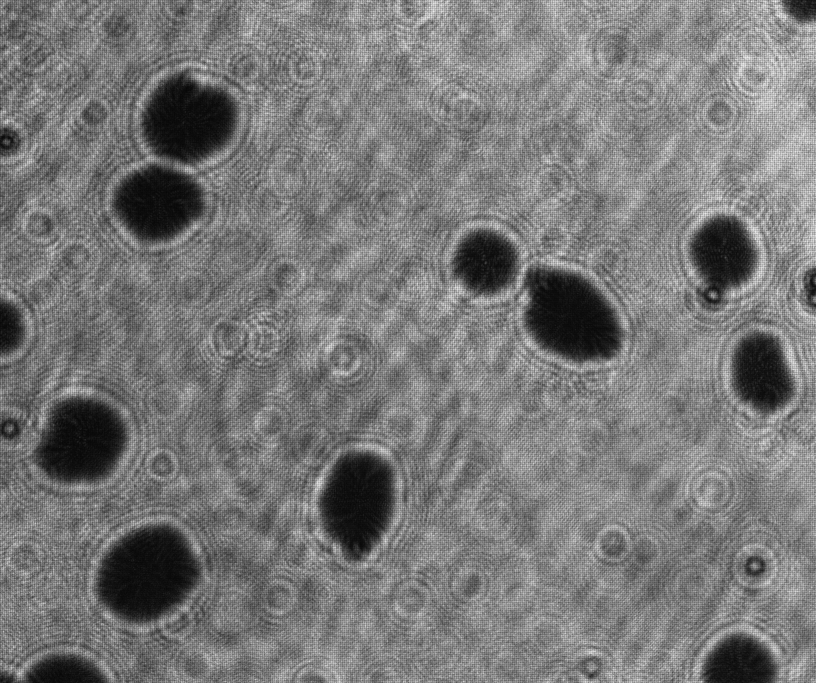
#> input picture datas/ORI/20250611_171249_920.jpg, 2448 x 2048 px, found by its file name (shown at 1/3 size)
$ python segment.py
#> lines starting #> are read from the running program, lines starting #| are printed output that depends on the picture; after the words box and inside, x2 and y2 are one past the last pixel; in counts of white or black regions, pixels touching at a corner belong together
# -*- coding: utf-8 -*-
# @Author  : Miao Guo
# @University  : ZheJiang University
import cv2
import os
from skimage.measure import label, regionprops
from skimage.io import imread, imsave
from skimage.color import rgb2gray
from skimage.util import img_as_uint, img_as_ubyte

imagePath = "wmvit3/datas/ORI/20250611_171249_920.jpg"
outputFolder = "wmvit3/datas/ROI"

if not os.path.exists(outputFolder):
    os.makedirs(outputFolder)
    print(f'The output folder has been created: {outputFolder}')

try:
    originalImage = imread(imagePath)
#> originalImage is the input picture: shape (2048, 2448, 3); min 1, max 255, mean 120.3
except FileNotFoundError:
    raise IOError(f'The image cannot be loaded. Please check the path: {imagePath}')

if originalImage.ndim == 3:
    originalImage = rgb2gray(originalImage)
#> originalImage: shape (2048, 2448) float64

originalImage_uint16 = img_as_uint(originalImage)   # Save another high-precision image for final cropping.
# imsave(os.path.join(outputFolder, 'original.png'), originalImage_uint16)

originalImage_uint8 = img_as_ubyte(originalImage)  # All image operations are performed on uint8 bitmaps.

# --- step1: Median filter ---
blurredImage = cv2.medianBlur(originalImage_uint8, 15)
# imsave(os.path.join(outputFolder, 'med_blurred.png'), blurredImage)

# --- step2: Adaptive threshold processing ---
binaryImage = cv2.adaptiveThreshold(blurredImage, 255, cv2.ADAPTIVE_THRESH_GAUSSIAN_C,
                                    cv2.THRESH_BINARY, 5, 1.8)
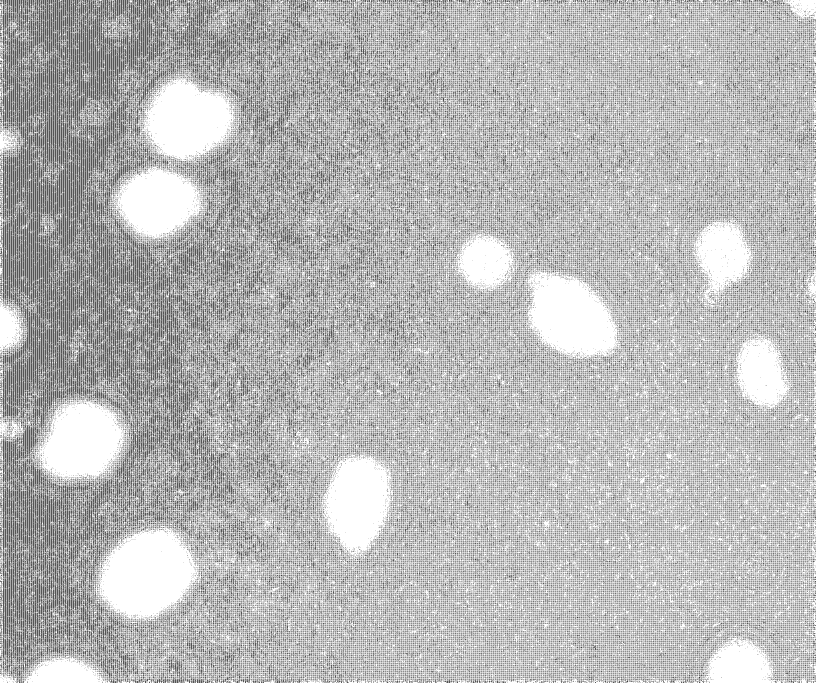
#> binaryImage: shape (2048, 2448) (shown at 1/3 size); 72.2% white; black in thin lines or dots
# imsave(os.path.join(outputFolder, 'thred.png'), binaryImage)

# --- step3: Morphological processing ---
seErode = cv2.getStructuringElement(cv2.MORPH_ELLIPSE, (19, 19))
erodedImage = cv2.erode(binaryImage, seErode)
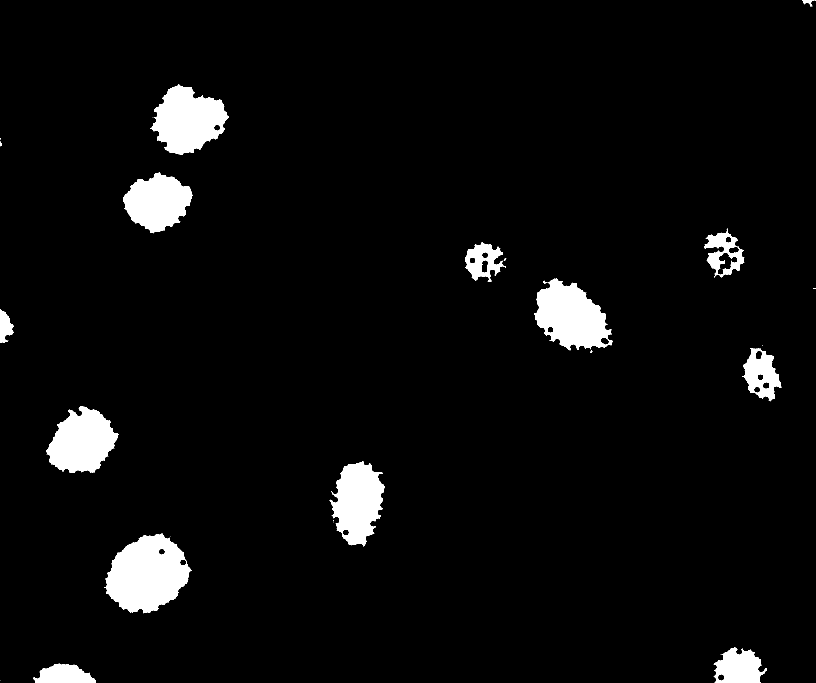
#> erodedImage: shape (2048, 2448) (shown at 1/3 size); 4.6% white; 36 white regions (19 under 20 px), largest, box (x1, y1, x2, y2) and area: (312, 1600, 575, 1840) 41780, (1602, 836, 1838, 1051) 31391, (451, 252, 686, 465) 31122
# imsave(os.path.join(outputFolder, 'eroded.png'), erodedImage)

seDilate = cv2.getStructuringElement(cv2.MORPH_ELLIPSE, (16, 16))
dilatedImage = cv2.dilate(erodedImage, seDilate)
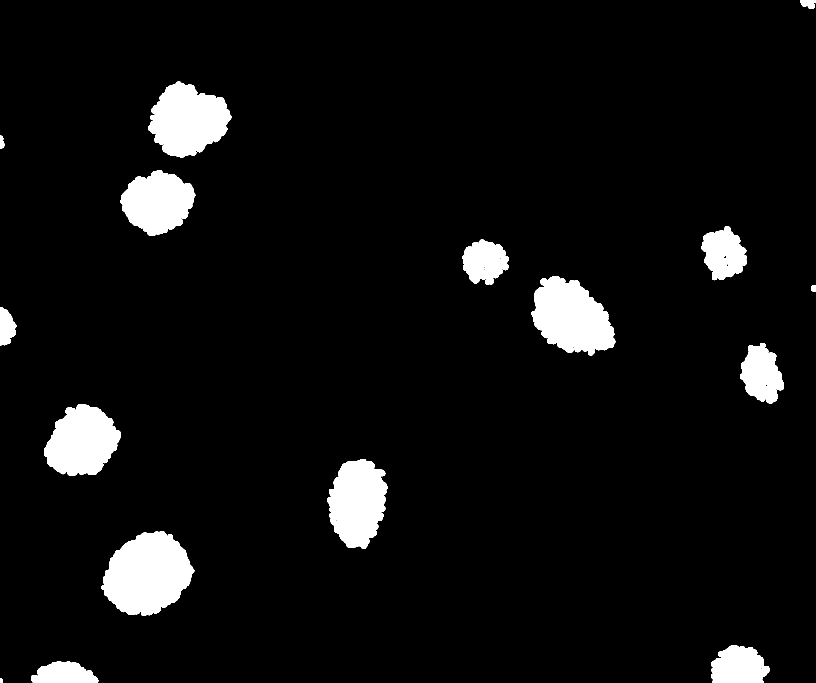
#> dilatedImage: shape (2048, 2448) (shown at 1/3 size); 6% white; 16 white regions
# imsave(os.path.join(outputFolder, 'dilated.png'), dilatedImage)

# --- step 4: Draw ROI ---
label_image = label(erodedImage)
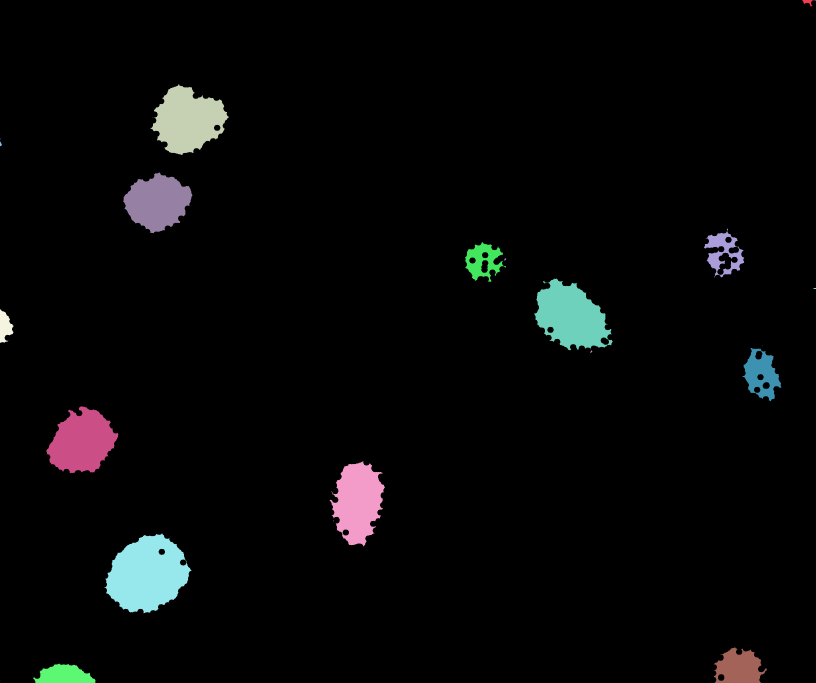
#> label_image: shape (2048, 2448) int64 (shown at 1/3 size); 37 distinct labels, from 0 to 36; one colour per label, 0 black
stats = regionprops(label_image)
#> stats = 36 regions; largest, box (x1, y1, x2, y2) and area: (312, 1600, 575, 1840) 41780, (1602, 836, 1838, 1051) 31391, (451, 252, 686, 465) 31122, (139, 1219, 355, 1419) 28288, (989, 1384, 1155, 1639) 27151

baseFileName = os.path.splitext(os.path.basename(imagePath))[0]
minArea = 1000 # Filter areas smaller than minArea
imageForDrawing = cv2.cvtColor(originalImage_uint8, cv2.COLOR_GRAY2BGR)

saved_region_counter = 1
# Traverse all connected regions
for props in stats:
    if props.area > minArea:
        minr, minc, maxr, maxc = props.bbox
        x, y, w, h = minc, minr, maxc - minc, maxr - minr

        cropConstant = 280
        exp_x = int(x - cropConstant / 2)
        exp_y = int(y - cropConstant / 2)
        exp_w = int(w + cropConstant)
        exp_h = int(h + cropConstant)

        img_h, img_w = originalImage_uint8.shape
        exp_x = max(0, exp_x)
        exp_y = max(0, exp_y)

        cv2.rectangle(imageForDrawing, (exp_x, exp_y), (exp_x + exp_w, exp_y + exp_h), (255, 0, 0), 8)

        cropped_region = originalImage_uint16[exp_y: exp_y + exp_h, exp_x: exp_x + exp_w]

        # crop on the 16 - bit precision image
        outputFileName = os.path.join(outputFolder, f'{baseFileName}_region_{saved_region_counter}.png')
        imsave(outputFileName, cropped_region)
        print(f'Saved: {outputFileName}')

        saved_region_counter += 1
#> this loop made 36 passes
#> (minr, minc, maxr, maxc, x, y, w, h) on passes 3, 9, 10, 12, 15, 19, 21, 24, 25, 29, 32, 34: (252, 451, 465, 686, 451, 252, 235, 213), (517, 369, 700, 578, 369, 517, 209, 183), (686, 2112, 833, 2233, 2112, 686, 121, 147), (726, 1395, 846, 1518, 1395, 726, 123, 120), (836, 1602, 1051, 1838, 1602, 836, 236, 215), (928, 0, 1029, 41, 0, 928, 41, 101), (1044, 2228, 1204, 2344, 2228, 1044, 116, 160), (1219, 139, 1419, 355, 139, 1219, 216, 200), (1384, 989, 1639, 1155, 989, 1384, 166, 255), (1600, 312, 1840, 575, 312, 1600, 263, 240), (1942, 2141, 2048, 2301, 2141, 1942, 160, 106), (1990, 100, 2048, 287, 100, 1990, 187, 58)
#| Saved: wmvit3/datas/ROI/20250611_171249_920_region_1.png
#| Saved: wmvit3/datas/ROI/20250611_171249_920_region_2.png
#| Saved: wmvit3/datas/ROI/20250611_171249_920_region_3.png
#| Saved: wmvit3/datas/ROI/20250611_171249_920_region_4.png
#| Saved: wmvit3/datas/ROI/20250611_171249_920_region_5.png
#| Saved: wmvit3/datas/ROI/20250611_171249_920_region_6.png
#| Saved: wmvit3/datas/ROI/20250611_171249_920_region_7.png
#| Saved: wmvit3/datas/ROI/20250611_171249_920_region_8.png
#> (further printed lines are left out)
#> pass 3, `cropped_region = originalImage_uint16[exp_y: exp_y + exp_h, exp_x: exp..`:
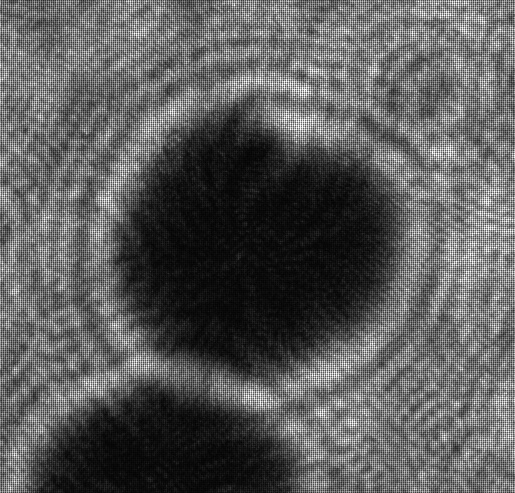
#> cropped_region: shape (493, 515) uint16; min 257, max 65535, mean 23782.5; drawn with min black and max white
#> after the loop:
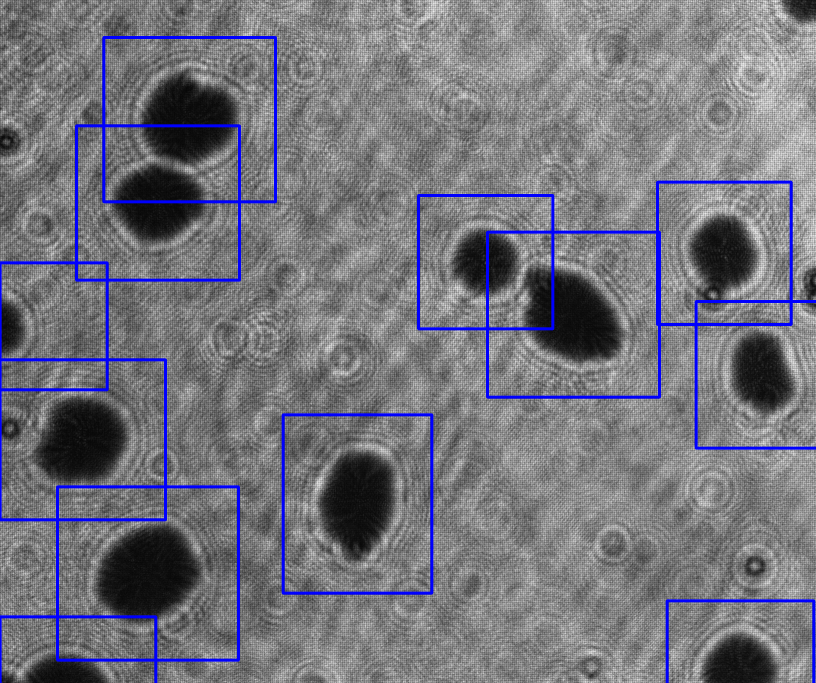
#> imageForDrawing: shape (2048, 2448, 3) (shown at 1/3 size); mean B, G, R 124.9, 116.3, 116.3
#> after the loop, saved_region_counter = 13

imsave(os.path.join(outputFolder, f'{baseFileName}_ROI.png'), imageForDrawing)

# --- show results  ---
"""
import matplotlib.pyplot as plt

plt.figure(1)
plt.imshow(originalImage_uint16, cmap='gray')
plt.title('Original Image')
plt.show()

plt.figure(2)
plt.imshow(blurredImage, cmap='gray')
plt.title('Blurred Image')
plt.show()

plt.figure(3)
plt.imshow(binaryImage, cmap='gray')
plt.title('Binary Image')
plt.show()

plt.figure(4)
plt.imshow(dilatedImage, cmap='gray')
plt.title('Dilated Image')
plt.show()

plt.figure(5)
plt.imshow(erodedImage, cmap='gray')
plt.title('Eroded Image')
plt.show()

plt.figure(6)
plt.imshow(cv2.cvtColor(imageForDrawing, cv2.COLOR_BGR2RGB))
plt.title('Image with ROI')
plt.show()
"""
